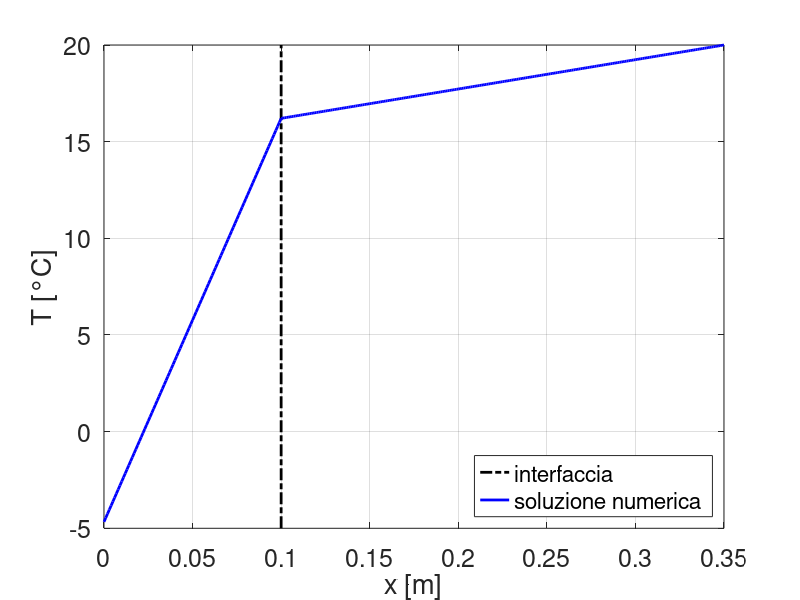
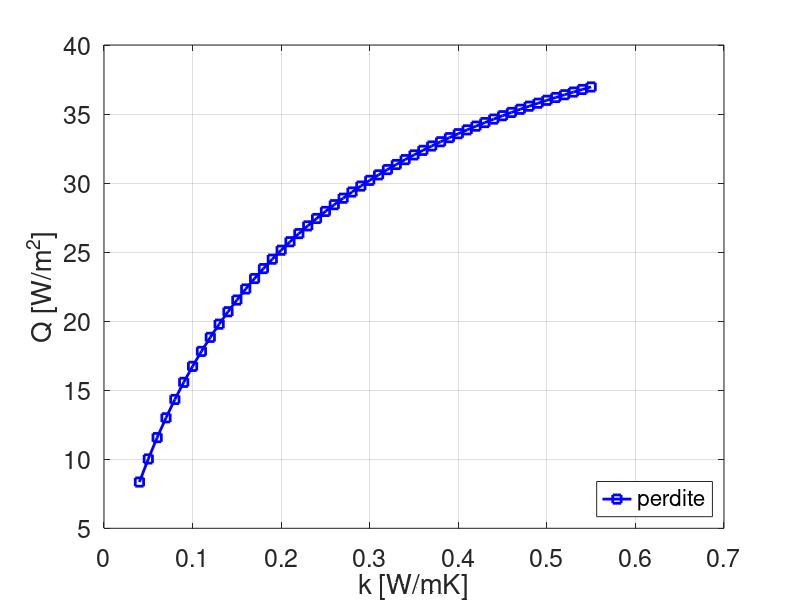

Reproduce these figures in MATLAB, in order.
clc; clear; close all;

%% dati
tb = .25; %m
ti = .1; %m
kb = .55; %W/mK
ki = .04; %W/mK
Ti = 20; %°C
Te = -5; %°C
hh = 25; %W/m^2K

%% griglie
dxi = 1e-3;
dxb = 1e-3;
xi = (0:dxi:ti)';
xb = (ti+dxb:dxb:ti+tb)';
xx = [xi;xb];
ni = length(xi);
nb = length(xb);
nn = length(xx); % ni+nb

%% perdite
dk = 1e-2;
dkv = (ki:dk:kb);
nnk = length(dkv);

qqp = ones(nnk,1);

for jj = 1:nnk
    %% AA & bb
    diag_s = ones(nn,1);
    diag_p = -2*ones(nn,1);
    diag_i = ones(nn,1);

    AA = spdiags([diag_s diag_p diag_i], -1:1, nn, nn);

    bb = zeros(nn,1);

    %% coco & TT
    % robin
    AA(1,1) = hh/dkv(jj)*dxi+1;
    AA(1,2) = -1;
    bb(1) = Te*hh/dkv(jj)*dxi;

    % flusso continuo
    AA(ni,ni-1) = -dkv(jj)/dxi;
    AA(ni,ni) = dkv(jj)/dxi+kb/dxb;
    AA(ni, ni+1) = -kb/dxb;
    bb(ni) = 0;

    % dirichlet
    AA(end, end-1) = 0;
    AA(end, end) = 1;
    bb(end) = Ti;

    TT = AA\bb;
    
    qqp(jj) = hh*(TT(1)-Te);
    
    if jj == 1
        Tis = TT;
    end
end
%% plotto temperatura
plot([.1 .1], [-5 20], 'k-.', 'linewidth', 2)
hold on
plot(xx,Tis,'b-', 'linewidth', 2)
grid on
legend('interfaccia', 'soluzione numerica', 'location', 'southeast')
xlabel('x [m]')
ylabel('T [°C]')
set(gca, 'fontsize', 18)

%% plotto qq
figure()
plot(dkv,qqp,'b-s', 'linewidth', 2)
grid on
legend('perdite', 'location', 'southeast')
ylabel('Q [W/m^2]')
xlabel('k [W/mK]')
set(gca, 'fontsize', 18)
